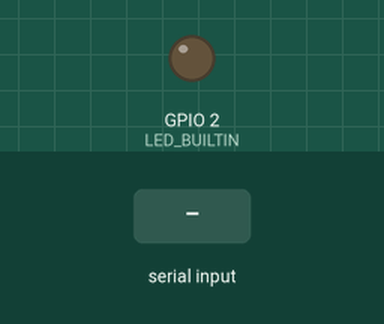
Bench run of a sketch on a simulated ESP8266 (NodeMCU). On the bench: output pins drawn as LEDs (lit = HIGH, except the on-board LED, lit = LOW). The test bench sets the inputs (shaded band). WiFi joins after 1.5 s; servers stay silent unless stated; no MQTT or app messages arrive unless stated; what the sketch prints to the serial monitor is not drawn.

Above: at 0.1 s.
At 2.7 s:
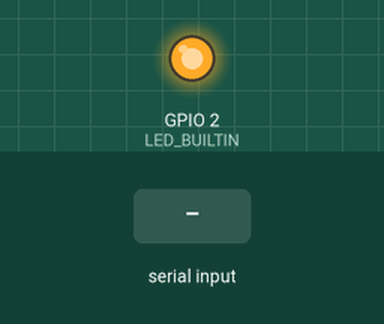
2.8 s: "=======\n" received over Serial
Timing chart, 0 to 5.8 s (numbered marks = the images above; inputs shaded):
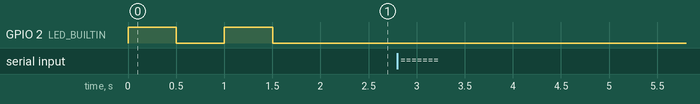

The sketch:

esp8266Test.ino
```cpp
#include <ESP8266WiFi.h>
#include <PubSubClient.h>
#include <ESP8266WebServer.h>


ESP8266WebServer server(80);
String latestData = "";   // 网页显示的完整一组
String buffer = "";       // 正在累积的当前组
unsigned long lastRecvMs = 0;
unsigned long minDelayMs = 99999;
const char* ssid = "你的WiFi名";            // 你的WiFi
const char* password = "你的WiFi密码";
const char* mqtt_server = "bemfa.com";   // 巴法云MQTT服务器
const int   mqtt_port = 9501;
const char* uid = "你的巴法云UID";    // 改成你的巴法云UID
const char* topic = "esp001";            // 和主题名一致（大小写敏感）

WiFiClient espClient;
PubSubClient client(espClient);

void setup() {
  pinMode(LED_BUILTIN, OUTPUT);
  Serial.begin(9600);
  WiFi.begin(ssid, password);
  while (WiFi.status() != WL_CONNECTED){   // 连不上就闪灯提示
    digitalWrite(LED_BUILTIN, !digitalRead(LED_BUILTIN));
    delay(500);
  }
  digitalWrite(LED_BUILTIN, LOW);   // 连上后常亮
  Serial.print("WiFi OK, IP: ");
  Serial.println(WiFi.localIP());
  client.setServer(mqtt_server, mqtt_port);
  client.connect(uid, uid, uid);
  client.publish(topic, "esp8266 online");
  server.on("/", []() {
    unsigned long delayMs = millis() - lastRecvMs;   // 数据已接收多久
    if (delayMs < minDelayMs) minDelayMs = delayMs;
    String html = "<meta charset='utf-8'><meta http-equiv='refresh' content='3'>"
                  "<h2>环境数据</h2>"
                  "<p>当前延迟: " + String(delayMs) + " ms</p>"
                  "<p><b>最小延迟: " + String(minDelayMs) + " ms</b></p>"
                  "<pre>" + latestData + "</pre>";
    server.send(200, "text/html; charset=utf-8", html);
  });
  server.begin();
  Serial.print("网页地址: http://");
  Serial.println(WiFi.localIP());
}


void loop() {
  if (WiFi.status() != WL_CONNECTED) {
    WiFi.begin(ssid, password);
    delay(3000);
    return;
  }
  client.loop();
  server.handleClient();
  if (!client.connected()) client.connect(uid, uid, uid);

  if (Serial.available()) {
    String line = Serial.readStringUntil('\n');
    line.trim();
    if (line.length() > 0) {
      buffer += line + "\n";          // 先累积这一行

      if (line.startsWith("=======")) { // 组结束标志：STM32 的最后一条分隔线
        latestData = buffer;          // 整组交给网页
        lastRecvMs = millis();
        client.publish(topic, buffer.c_str());   // 整组上云
        buffer = "";                  // 清空，等下一组
        Serial.println("--- 一组数据已转发 ---");
        unsigned long now = millis();
        static unsigned long lastGapMs = 0;
        if (lastGapMs != 0) {
          Serial.print("组间隔: ");
          Serial.println(now - lastGapMs);   // 正常应稳定在 1000 附近
        }
        lastGapMs = now;
      }
    }
  }
}
```

Measured:
- after the input at 2.8 s, every drawn part: stays the same
